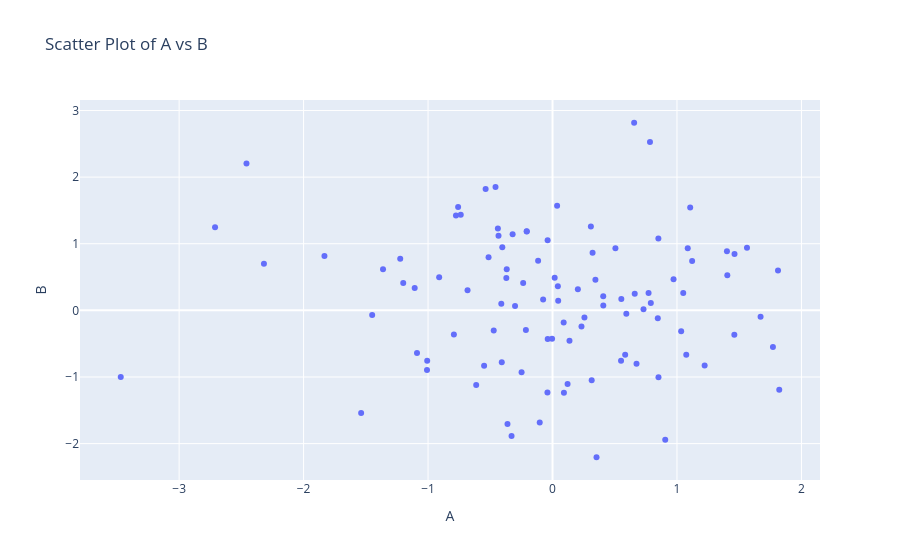

This figure's notebook cell:
### Markdown cell above
# Scatter

### Code cell
# scatter plot
fig = px.scatter(
    df,
    x='A',
    y='B',
    title='Scatter Plot of A vs B'
)

# show plot
fig.show()
